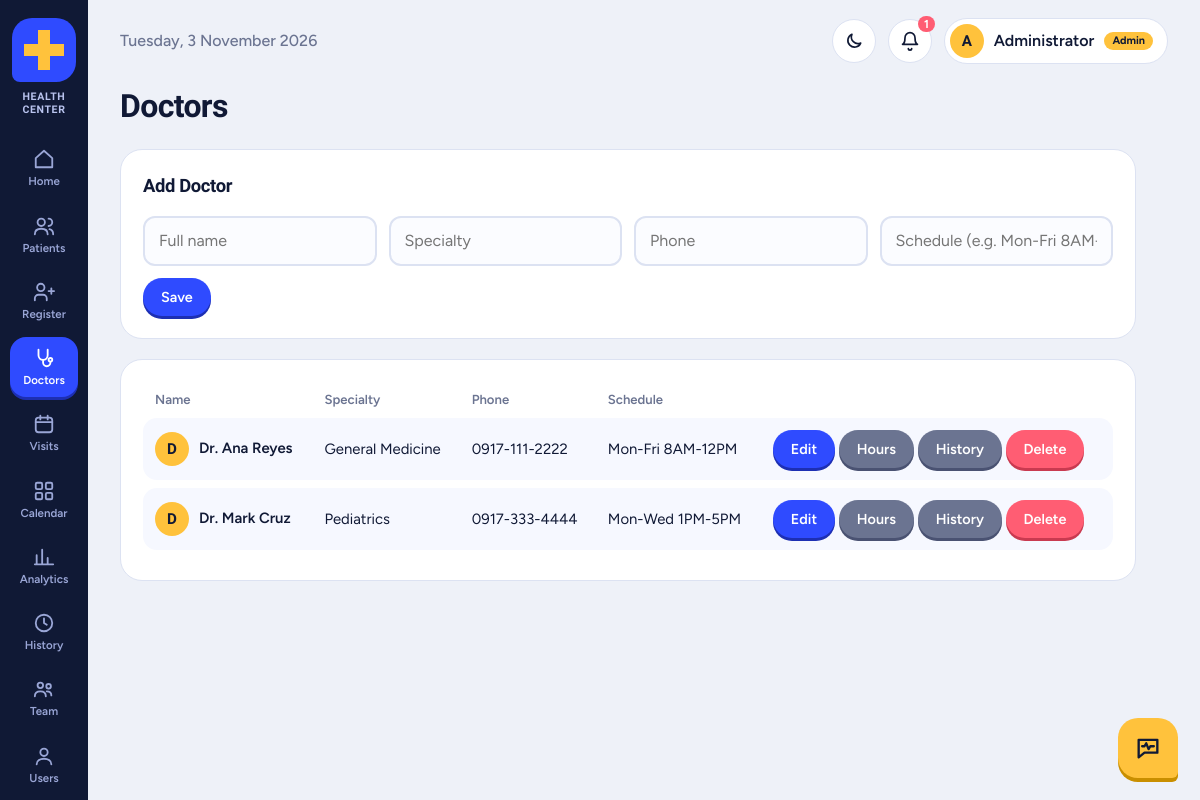
The page /doctors.php (signed in) on the database its author committed.
### tables this page shows
CREATE TABLE IF NOT EXISTS users (
  user_id INT AUTO_INCREMENT PRIMARY KEY,
  username VARCHAR(50) NOT NULL UNIQUE,
  password VARCHAR(255) NOT NULL,
  full_name VARCHAR(100) NOT NULL,
  agreed_at DATETIME NULL,
  profile_photo VARCHAR(255) NULL,
  cover_photo VARCHAR(255) NULL,
  role ENUM('admin','staff','doctor','patient') NOT NULL DEFAULT 'staff',
  doctor_id INT NULL,
  patient_id INT NULL,
  must_change_password TINYINT(1) NOT NULL DEFAULT 0
);

CREATE TABLE IF NOT EXISTS doctors (
  doctor_id INT AUTO_INCREMENT PRIMARY KEY,
  full_name VARCHAR(100) NOT NULL,
  specialty VARCHAR(100) NOT NULL,
  phone VARCHAR(20),
  schedule VARCHAR(100)
);

### doctors.php (the view, shortened to what this page needs)
<?php require_once 'db.php'; require_role(['admin', 'staff']); include 'header.php';
$edit = null;
$rows = $pdo->query('SELECT * FROM doctors ORDER BY full_name')->fetchAll();
?>
<h2>Doctors</h2>
<div class="card"><h3><?= $edit ? 'Edit' : 'Add' ?> Doctor</h3>
<form method="post" class="grid">
  <input name="full_name" placeholder="Full name" value="<?= h($edit['full_name'] ?? '') ?>" required>
  <input name="specialty" placeholder="Specialty" value="<?= h($edit['specialty'] ?? '') ?>" required>
  <input name="phone" placeholder="Phone" value="<?= h($edit['phone'] ?? '') ?>">
  <input name="schedule" placeholder="Schedule (e.g. Mon-Fri 8AM-12PM)" value="<?= h($edit['schedule'] ?? '') ?>">
  <div><button>Save</button> <?php if ($edit): ?><a class="btn gray" href="doctors.php">Cancel</a><?php endif; ?></div>
</form></div>
<div class="card"><table><tr><th>Name</th><th>Specialty</th><th>Phone</th><th>Schedule</th><th></th></tr>
<?php foreach ($rows as $r): ?>
<tr><td><span class="av"><?= h(mb_substr($r['full_name'],0,1)) ?></span><?= h($r['full_name']) ?></td><td><?= h($r['specialty']) ?></td><td><?= h($r['phone']) ?></td><td><?= h($r['schedule']) ?></td>
<td><a class="btn" href="?edit=<?= $r['doctor_id'] ?>">Edit</a> <a class="btn gray" href="availability.php?doctor=<?= $r['doctor_id'] ?>">Hours</a><?php if (role() === 'admin'): ?> <a class="btn gray" href="history.php?table=doctors&id=<?= $r['doctor_id'] ?>">History</a><?php endif; ?>
<?php if (role() === 'admin'): ?><form method="post" style="display:inline" onsubmit="return confirm('Delete this doctor and their appointments?')">
<button class="red" name="delete" value="<?= $r['doctor_id'] ?>">Delete</button></form><?php endif; ?></td></tr>
<?php endforeach; ?></table></div>
<?php include 'footer.php'; ?>

### header.php (shortened to what this page needs)
<?php require_once 'db.php'; require_login();
$page = basename($_SERVER['SCRIPT_NAME']);
$meSt = $pdo->prepare('SELECT * FROM users WHERE user_id=?'); $meSt->execute([$_SESSION['uid']]); $me = $meSt->fetch();
$soon = 0;
try { $soon = (int)$pdo->query("SELECT COUNT(*) FROM appointments WHERE status='Scheduled' AND TIMESTAMP(appt_date,appt_time) BETWEEN NOW() AND NOW() + INTERVAL 24 HOUR")->fetchColumn(); } catch (PDOException $e) {}
function nav($file, $label, $icon) {
    global $page;
    echo '<a href="'.$file.'" class="'.($page === $file ? 'on' : '').'"><svg viewBox="0 0 24 24" fill="none" stroke="currentColor" stroke-width="2" stroke-linecap="round" stroke-linejoin="round">'.$icon.'</svg>'.$label.'</a>';
}
?>
<!DOCTYPE html>
<html lang="en"><head>
<link rel="stylesheet" href="style.css"><script src="theme.js"></script><link rel="icon" type="image/svg+xml" href="logo.svg">
</head><body>
<nav class="rail">
  <a class="logo" href="<?= h(home_for(role())) ?>" aria-label="<?= h(CLINIC_NAME) ?> home"><?= logo_html(64) ?><span class="logo-name"><?= h(CLINIC_NAME) ?></span></a>
  <?php
  $r = role(); $staff = in_array($r, ['admin', 'staff'], true);
  nav(home_for($r),'Home','<path d="M3 11l9-8 9 8v10H3z"/>');
  if ($staff) nav('patients.php','Patients','<circle cx="9" cy="8" r="4"/><path d="M2 21c0-4 3-6 7-6s7 2 7 6M17 4a4 4 0 010 8M22 21c0-3-2-5-4-5.5"/>');
  if ($staff) nav('register_patient.php','Register','<path d="M15 21v-2a4 4 0 00-4-4H6a4 4 0 00-4 4v2M8.5 11a4 4 0 100-8 4 4 0 000 8zM20 8v6M23 11h-6"/>');
  if ($staff) nav('doctors.php','Doctors','<path d="M6 3v6a5 5 0 0010 0V3M11 14v3a4 4 0 008 0v-1"/><circle cx="19" cy="14" r="2"/>');
  if ($staff || $r === 'doctor') nav('appointments.php','Visits','<rect x="3" y="5" width="18" height="16" rx="3"/><path d="M3 10h18M8 3v4M16 3v4"/>');
  if ($staff || $r === 'doctor') nav('calendar.php','Calendar','<rect x="3" y="3" width="7" height="7" rx="1.5"/><rect x="14" y="3" width="7" height="7" rx="1.5"/><rect x="3" y="14" width="7" height="7" rx="1.5"/><rect x="14" y="14" width="7" height="7" rx="1.5"/>');
  if ($staff) nav('analytics.php','Analytics','<path d="M4 20V10M10 20V4M16 20v-7M22 20H2"/>');
  if ($r === 'admin') nav('history.php','History','<circle cx="12" cy="12" r="9"/><path d="M12 7v5l3 2"/>');
  if ($staff) nav('team.php','Team','<circle cx="8" cy="8" r="3"/><circle cx="17" cy="9" r="2.5"/><path d="M2 20c0-3.5 2.5-5.5 6-5.5s6 2 6 5.5M15 14.5c3 0 5 1.5 5 4.5"/>');
  if ($r === 'admin') nav('users.php','Users','<circle cx="12" cy="8" r="4"/><path d="M4 21c0-4 4-6 8-6s8 2 8 6"/>');
  ?>
</nav>
<div class="wrap">
<div class="top">
  <span class="date"><?= date('l, j F Y') ?></span>
  <div class="topr">
    <button class="bell" id="themeBtn" type="button" aria-label="Switch theme"></button>
    <?php if ($staff): ?><a class="bell" href="notifications.php" title="Alerts and text messages"><svg viewBox="0 0 24 24" fill="none" stroke="currentColor" stroke-width="2" stroke-linecap="round" stroke-linejoin="round"><path d="M6 8a6 6 0 0112 0c0 7 3 8 3 8H3s3-1 3-8M10 21a2 2 0 004 0"/></svg><?php if ($soon): ?><i><?= $soon ?></i><?php endif; ?></a><?php endif; ?>
    <a class="chip" href="profile.php" title="Edit my profile"><?= avatar_html($me) ?><?= h($me['full_name']) ?> <small class="rolepill"><?= h(role_label(role())) ?></small></a>
  </div>
</div>
<main>

### db.php (shortened to what this page needs)
<?php
function h($s) { return htmlspecialchars((string)$s, ENT_QUOTES, 'UTF-8'); }
function logo_html($size = 48) {
    $s = (int)$size;
    return '<svg class="lg" width="' . $s . '" height="' . $s . '" viewBox="0 0 64 64" role="img" aria-label="Health Center logo">'
        . '<circle class="lg-ring" cx="32" cy="32" r="30"/>'
        . '<path class="lg-tile" d="M20 0H44a20 20 0 0 1 20 20V44a20 20 0 0 1-20 20H8a8 8 0 0 1-8-8V20A20 20 0 0 1 20 0z"/>'
        . '<path class="lg-cross" d="M26 12h12v14h14v12H38v14H26V38H12V26h14z"/>'
        . '<path class="lg-line" pathLength="100" d="M5 34H21L27 21L35 47L40 30L43 34H59"/></svg>';
}
function role() { return $_SESSION['role'] ?? 'admin'; }
function role_label($r) { return ['admin' => 'Admin', 'staff' => 'Staff', 'doctor' => 'Doctor', 'patient' => 'Patient'][$r] ?? 'Staff'; }
function home_for($r) { return ['patient' => 'portal.php', 'doctor' => 'doctor.php'][$r] ?? 'index.php'; }
function avatar_html($u, $cls = '') {
    $c = 'av' . ($cls ? " $cls" : '');
    return '<span class="' . $c . '">' . h(mb_strtoupper(mb_substr($u['full_name'], 0, 1))) . '</span>';
}

### style.css (style rules this page uses)
:root { --ink:#101935;--ink2:#1b2850;--paper:#eef1f8;--card:#fff;--line:#dce2f2;--cobalt:#2f4bff;--cobalt-d:#1d2fb3; --sun:#ffc23c;--mint:#1fbf8f;--rose:#ff5d73;--muted:#6b7491;--text:#101935;--rail:88px }
* { box-sizing:border-box }
body { margin:0;font-family:Figtree,system-ui,sans-serif;background:var(--paper);color:var(--text);line-height:1.5 }
h1,h2,h3 { font-family:'Bricolage Grotesque',Figtree,sans-serif;letter-spacing:-.02em;margin:0 0 .6em }
h2 { font-size:2rem;font-weight:800 }
h3 { font-size:1.15rem;font-weight:700 }
a { color:var(--cobalt) }
.rail { position:fixed;inset:0 auto 0 0;width:var(--rail);background:var(--ink);display:flex;flex-direction:column;align-items:center;padding:18px 0;gap:6px;z-index:20 }
.logo { width:48px;height:48px;border-radius:16px 16px 16px 4px;background:var(--sun);display:grid;place-items:center;margin-bottom:18px }
.logo svg { width:26px;height:26px }
.rail a { width:68px;padding:10px 0 8px;border-radius:16px;color:#9aa6d6;text-decoration:none;text-align:center;font-size:.72rem;font-weight:600;transition:background .2s,color .2s }
.rail a svg { display:block;margin:0 auto 3px;width:22px;height:22px }
.rail a.on { background:var(--cobalt);color:#fff;box-shadow:0 3px 0 var(--cobalt-d) }
.wrap { margin-left:var(--rail) }
.top { display:flex;align-items:center;justify-content:space-between;padding:18px 32px }
.top .date { color:var(--muted);font-weight:500 }
.chip { display:flex;align-items:center;gap:10px;background:var(--card);border:1.5px solid var(--line);padding:5px 14px 5px 5px;border-radius:99px;font-weight:600 }
.av { width:34px;height:34px;border-radius:50%;background:var(--sun);color:#101935;display:inline-grid;place-items:center;font:800 .95rem 'Bricolage Grotesque',sans-serif;flex:none }
main { max-width:1080px;padding:0 32px 48px }
.card { background:var(--card);border:1.5px solid var(--line);border-radius:22px;padding:22px;margin-bottom:20px;overflow-x:auto }
.card h3 { margin-bottom:.9em }
form.grid { display:grid;grid-template-columns:repeat(auto-fit,minmax(210px,1fr));gap:12px;align-items:end }
input,select { width:100%;padding:11px 14px;border:2px solid var(--line);border-radius:12px;font:inherit;background:#fbfcff;color:var(--text);transition:border-color .15s }
button,.btn { display:inline-block;background:var(--cobalt);color:#fff;border:0;padding:10px 18px;border-radius:99px;font:600 .9rem Figtree,sans-serif;cursor:pointer;text-decoration:none;box-shadow:0 3px 0 var(--cobalt-d);transition:transform .08s,box-shadow .08s }
.btn.red,button.red { background:var(--rose);box-shadow:0 3px 0 #c93a50 }
.btn.gray { background:var(--muted);box-shadow:0 3px 0 #4a5272 }
table { width:100%;border-collapse:separate;border-spacing:0 8px }
th { font-weight:600;color:var(--muted);font-size:.82rem;text-align:left;padding:0 12px }
td { padding:12px;background:#f6f8ff;font-size:.93rem;vertical-align:middle }
td:first-child { border-radius:14px 0 0 14px;font-weight:600 }
td:last-child { border-radius:0 14px 14px 0;white-space:nowrap }
td .av { margin-right:10px;vertical-align:middle }
.rail { overflow-y:auto;scrollbar-width:none }
.chip { text-decoration:none;color:var(--text) }
.topr { display:flex;gap:12px;align-items:center }
.bell { position:relative;display:grid;place-items:center;width:44px;height:44px;border-radius:50%;background:var(--card);border:1.5px solid var(--line);color:var(--text) }
.bell svg { width:20px;height:20px }
.bell i { position:absolute;top:-4px;right:-4px;background:var(--rose);color:#fff;font:700 .72rem Figtree,sans-serif;font-style:normal;border-radius:99px;padding:1px 6px }
button.bell { box-shadow:none;padding:0;cursor:pointer }
.lg { display:block;overflow:visible }
.rail a.logo,.rail a.logo:hover { width:48px;height:48px;padding:0;background:none;box-shadow:none;margin-bottom:18px;display:block }
.rolepill { font-size:.68rem;font-weight:700;background:var(--sun);color:#101935;border-radius:99px;padding:1px 8px }
.rail a.logo,.rail a.logo:hover { width:76px;height:auto;display:flex;flex-direction:column;align-items:center;gap:6px;margin-bottom:16px;padding:0;background:none;box-shadow:none }
.rail a.logo svg { width:64px;height:64px }
.logo-name { font:700 .66rem 'Bricolage Grotesque',sans-serif;letter-spacing:.06em;text-transform:uppercase;color:#b9c3ee;text-align:center;line-height:1.2 }

### rows shown on the page
users: full_name "A", full_name "Administrator"
doctors: full_name "D", full_name "Dr. Ana Reyes", specialty "General Medicine", phone "0917-111-2222", schedule "Mon-Fri 8AM-12PM", $r['doctor_id'] 1 (drawn)
doctors: full_name "D", full_name "Dr. Mark Cruz", specialty "Pediatrics", phone "0917-333-4444", schedule "Mon-Wed 1PM-5PM", $r['doctor_id'] 2 (drawn)

### other values the page prints
CLINIC_NAME "HEALTH CENTER"
$label "Home Patients Register Doctors Visits Calendar Analytics History Team Users"
$soon "1"
role_label(role()) "Admin"
